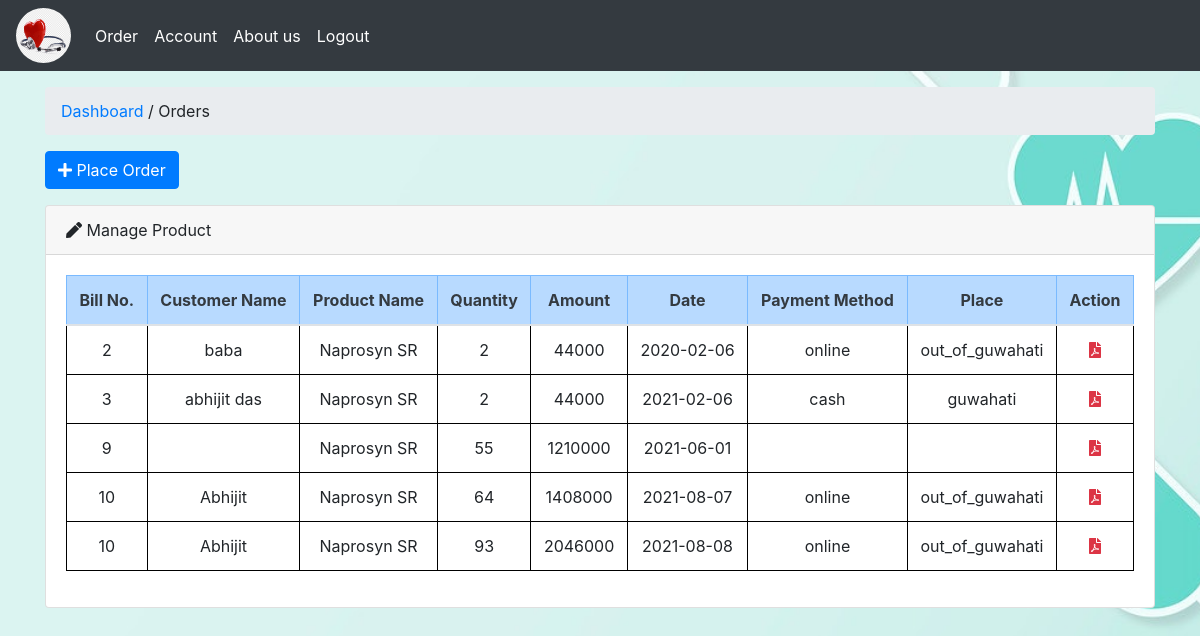
The app's page /order.php (signed in) with its own data.
### tables this page shows
CREATE TABLE IF NOT EXISTS `orders` (
  `o_id` int(30) NOT NULL AUTO_INCREMENT,
  `billno` varchar(30) NOT NULL,
  `email` varchar(30) NOT NULL,
  `cl_name` varchar(30) NOT NULL,
  `cl_no` int(30) NOT NULL,
  `p_mt` varchar(30) NOT NULL,
  `place` varchar(30) NOT NULL,
  `s_price` int(30) NOT NULL,
  `c_price` int(30) NOT NULL,
  `profit` int(30) NOT NULL,
  `p_id` int(30) NOT NULL,
  `qty` int(100) NOT NULL,
  `date` date NOT NULL,
  `time` time NOT NULL,
  PRIMARY KEY (`o_id`,`billno`,`email`,`p_id`),
  KEY `p_id` (`p_id`),
  KEY `email` (`email`)
);

CREATE TABLE IF NOT EXISTS `product` (
  `p_id` int(30) NOT NULL AUTO_INCREMENT,
  `brand_id` int(30) NOT NULL,
  `p_name` varchar(30) NOT NULL,
  `price` int(30) NOT NULL,
  `profit` int(30) NOT NULL,
  `qty` int(30) NOT NULL,
  `image` varchar(30) NOT NULL,
  `status` varchar(30) NOT NULL,
  PRIMARY KEY (`p_id`,`brand_id`),
  KEY `brand_id` (`brand_id`)
);

### order.php (the view, shortened to what this page needs)
<!DOCTYPE HTML>
<html>
<head>
</head>
<body class="bg-img">
<?php require_once 'header.php'; ?>
<div class="row pt-3">
	<div class="col-md-12">
		<ol class="breadcrumb">
		  <li><a href="dashboard.php">Dashboard </a></li>
          <li class="active">&nbsp;/ Orders</li>
		</ol>
		<div type="button" class="btn btn-primary" onclick="location.href='place_order.php';" ><i class="fas fa-plus"></i> Place Order</div>
		<div class="card mt-3">
			<div class="card-header">
				<div class="page-heading"> <i class="fas fa-pen"></i> Manage Product</div>
			</div>
			<div class="card-body">
				<table class="table table-striped text-center" id="manageProductTable">
					<thead>
						<tr class="table-primary bg-dark text-dark text-center">
							<th>Bill No.</th>
							<th>Customer Name</th>
							<th>Product Name</th>
							<th>Quantity</th>
							<th>Amount</th>
							<th>Date</th>
							<th>Payment Method</th>
							<th>Place</th>
							<th>Action</th>
						</tr>
						<?php
	  $qry=mysql_query("select * from orders");
	  while($row=mysql_fetch_array($qry))
	  {
		$bill=$row['billno'];
		  print "<tr>";
		  print "<form name='f1' method='POST' action='invoice.php'>";
		print "<td>";
		print $bill;
		print "</td>";
		print "<td>";
		print $row['cl_name'];
		print "</td>";
		print "<td>";
		$p_id=$row['p_id'];
		$q=mysql_query("select * from product where p_id='$p_id'");
		   while($r=mysql_fetch_array($q))
		   {
			print $r['p_name'];
		   }
		print "</td>";
		print "<td>";
		print $row['qty'];
		print "</td>";
		print "<td>";
		print $row['s_price'];
		print "</td>";
		print "<td>";
		print $row['date'];
		print "</td>";
		print "<td>";
		print $row['p_mt'];
		print "</td>";
		print "<td>";
		print $row['place'];
		print "</td>";
		  print "<td>";
		  echo "<a href='invoice.php?bill=$bill'><i class='fas fa-file-pdf text-danger'></i></a>";
		  print "</td>";
		  print "</form>";
		  print "</tr>";
	  }
	  ?>
					</thead>
				</table>
			</div>
		</div>
	</div>
</div>
</body>
<?php require_once 'footer.php'; ?>

### custom/style.css (style rules this page uses)
table, th, td { border: 1px solid black; border-collapse: collapse; }
table, tr { border: 1px solid black; border-collapse: collapse; }

### order.php (style rules this page uses)
.bg-img { background-image: url("custom/medicine2.jpg"); background-size: cover; background-position: center; background-attachment: fixed; }

### records on screen
orders: billno "2", cl_name "baba", qty "2", s_price "44000", date "2020-02-06", p_mt "online", place "out_of_guwahati"
product: p_name "Naprosyn SR"
orders: billno "3", cl_name "abhijit das", qty "2", s_price "44000", date "2021-02-06", p_mt "cash", place "guwahati"
orders: billno "9", qty "55", s_price "1210000", date "2021-06-01"
orders: billno "10", cl_name "Abhijit", qty "64", s_price "1408000", date "2021-08-07", p_mt "online", place "out_of_guwahati"
orders: billno "10", cl_name "Abhijit", qty "93", s_price "2046000", date "2021-08-08", p_mt "online", place "out_of_guwahati"
